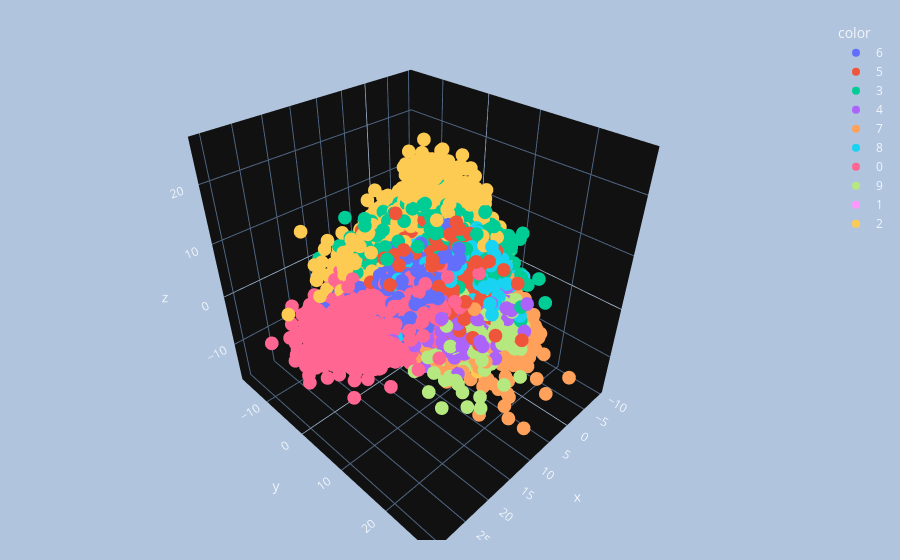

Notebook code for this chart:
### Code cell
import plotly.express as px

y_train_trf = y_train.astype(str)

fig = px.scatter_3d(
    x=X_train_trf[:, 0],
    y=X_train_trf[:, 1],
    z=X_train_trf[:, 2],
    color=y_train_trf
)

fig.update_layout(
    margin=dict(l=20, r=20, t=20, b=20),
    paper_bgcolor="LightSteelBlue",
)

fig.show()

### Figure 1 — Plotly figure (JSON) as saved in the notebook; plotly's stock layout.template omitted (floating-point values rounded to 4 significant figures; data arrays with more than 128 entries replaced by an {"elided": "..."} marker saying what was removed)
{"data": [{"hovertemplate": "color=6<br>x=%{x}<br>y=%{y}<br>z=%{z}<extra></extra>", "legendgroup": "6", "marker": {"color": "#636efa", "symbol": "circle"}, "mode": "markers", "name": "6", "scene": "scene", "showlegend": true, "x": {"elided": "3352 float values"}, "y": {"elided": "3352 float values"}, "z": {"elided": "3352 float values"}, "type": "scatter3d"}, {"hovertemplate": "color=5<br>x=%{x}<br>y=%{y}<br>z=%{z}<extra></extra>", "legendgroup": "5", "marker": {"color": "#EF553B", "symbol": "circle"}, "mode": "markers", "name": "5", "scene": "scene", "showlegend": true, "x": {"elided": "3093 float values"}, "y": {"elided": "3093 float values"}, "z": {"elided": "3093 float values"}, "type": "scatter3d"}, {"hovertemplate": "color=3<br>x=%{x}<br>y=%{y}<br>z=%{z}<extra></extra>", "legendgroup": "3", "marker": {"color": "#00cc96", "symbol": "circle"}, "mode": "markers", "name": "3", "scene": "scene", "showlegend": true, "x": {"elided": "3414 float values"}, "y": {"elided": "3414 float values"}, "z": {"elided": "3414 float values"}, "type": "scatter3d"}, {"hovertemplate": "color=4<br>x=%{x}<br>y=%{y}<br>z=%{z}<extra></extra>", "legendgroup": "4", "marker": {"color": "#ab63fa", "symbol": "circle"}, "mode": "markers", "name": "4", "scene": "scene", "showlegend": true, "x": {"elided": "3233 float values"}, "y": {"elided": "3233 float values"}, "z": {"elided": "3233 float values"}, "type": "scatter3d"}, {"hovertemplate": "color=7<br>x=%{x}<br>y=%{y}<br>z=%{z}<extra></extra>", "legendgroup": "7", "marker": {"color": "#FFA15A", "symbol": "circle"}, "mode": "markers", "name": "7", "scene": "scene", "showlegend": true, "x": {"elided": "3508 float values"}, "y": {"elided": "3508 float values"}, "z": {"elided": "3508 float values"}, "type": "scatter3d"}, {"hovertemplate": "color=8<br>x=%{x}<br>y=%{y}<br>z=%{z}<extra></extra>", "legendgroup": "8", "marker": {"color": "#19d3f3", "symbol": "circle"}, "mode": "markers", "name": "8", "scene": "scene", "showlegend": true, "x": {"elided": "3228 float values"}, "y": {"elided": "3228 float values"}, "z": {"elided": "3228 float values"}, "type": "scatter3d"}, {"hovertemplate": "color=0<br>x=%{x}<br>y=%{y}<br>z=%{z}<extra></extra>", "legendgroup": "0", "marker": {"color": "#FF6692", "symbol": "circle"}, "mode": "markers", "name": "0", "scene": "scene", "showlegend": true, "x": {"elided": "3316 float values"}, "y": {"elided": "3316 float values"}, "z": {"elided": "3316 float values"}, "type": "scatter3d"}, {"hovertemplate": "color=9<br>x=%{x}<br>y=%{y}<br>z=%{z}<extra></extra>", "legendgroup": "9", "marker": {"color": "#B6E880", "symbol": "circle"}, "mode": "markers", "name": "9", "scene": "scene", "showlegend": true, "x": {"elided": "3350 float values"}, "y": {"elided": "3350 float values"}, "z": {"elided": "3350 float values"}, "type": "scatter3d"}, {"hovertemplate": "color=1<br>x=%{x}<br>y=%{y}<br>z=%{z}<extra></extra>", "legendgroup": "1", "marker": {"color": "#FF97FF", "symbol": "circle"}, "mode": "markers", "name": "1", "scene": "scene", "showlegend": true, "x": {"elided": "3775 float values"}, "y": {"elided": "3775 float values"}, "z": {"elided": "3775 float values"}, "type": "scatter3d"}, {"hovertemplate": "color=2<br>x=%{x}<br>y=%{y}<br>z=%{z}<extra></extra>", "legendgroup": "2", "marker": {"color": "#FECB52", "symbol": "circle"}, "mode": "markers", "name": "2", "scene": "scene", "showlegend": true, "x": {"elided": "3331 float values"}, "y": {"elided": "3331 float values"}, "z": {"elided": "3331 float values"}, "type": "scatter3d"}], "layout": {"scene": {"domain": {"x": [0.0, 1.0], "y": [0.0, 1.0]}, "xaxis": {"title": {"text": "x"}}, "yaxis": {"title": {"text": "y"}}, "zaxis": {"title": {"text": "z"}}}, "legend": {"title": {"text": "color"}, "tracegroupgap": 0}, "margin": {"t": 20, "l": 20, "r": 20, "b": 20}, "paper_bgcolor": "LightSteelBlue"}}
